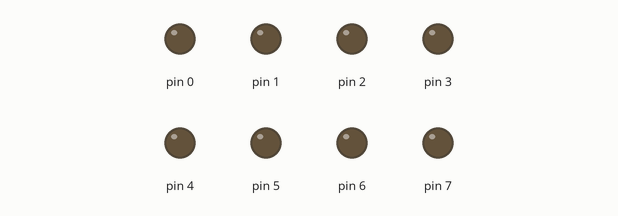
The sketch below on a simulated Arduino Uno, built with avr-gcc and run on an emulated ATmega328P. Parts: output pins drawn as LEDs (lit = HIGH).

Above: at 0.12 s.
At 4.87 s:
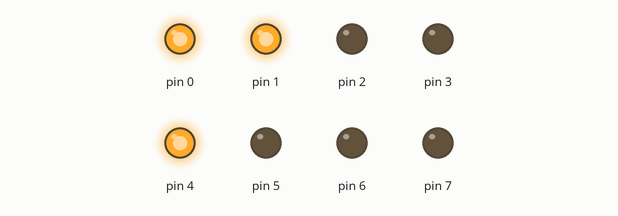
At 9.87 s:
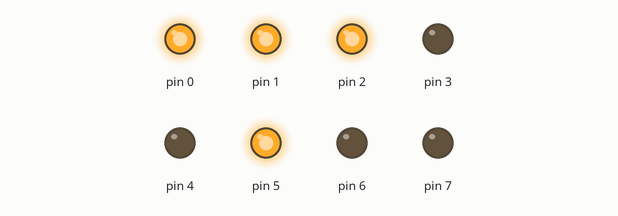
At 19.87 s:
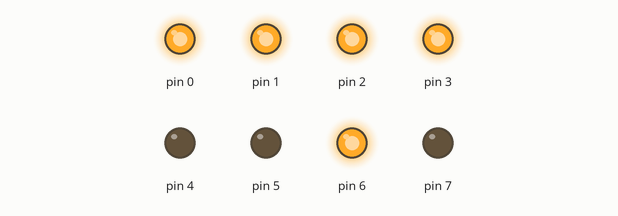
At 29.87 s:
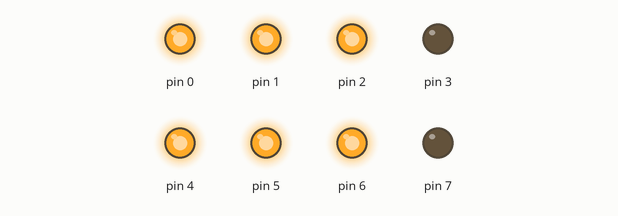
At 39.87 s:
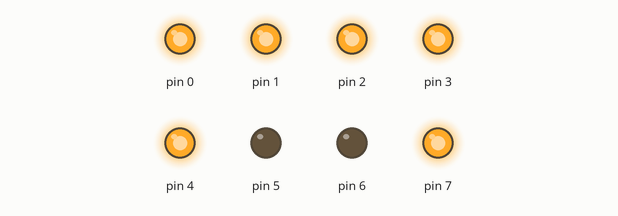
Timing chart, 0 to 40.0 s (numbered marks = the images above):
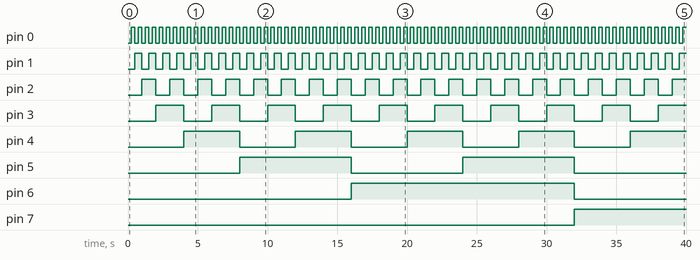

Measured:
- by itself, pin 0: alternates HIGH for 0.25 s and LOW for 0.25 s
- by itself, pin 1: alternates HIGH for 0.50 s and LOW for 0.50 s
- by itself, pin 2: alternates HIGH for 1.0 s and LOW for 1.0 s
- by itself, pin 3: alternates HIGH for 2.0 s and LOW for 2.0 s
- by itself, pin 4: alternates HIGH for 4.0 s and LOW for 4.0 s
- by itself, pin 5: alternates HIGH for 8.0 s and LOW for 8.0 s
- by itself, pin 6: LOW → HIGH at 16.0 s, → LOW 16.0 s later
- by itself, pin 7: LOW → HIGH at 32.0 s

The sketch:

binary_GPIO.ino
```cpp
// #include <stdint.h>
#define MX 8
#define TIME_INTERVAL 250
void setup() {
  DDRD = 0xff;
}
void loop() {
  for(uint8_t i = 0;; i++) { // 注意，程式會在這個 for 迴圈自旋
    PORTD = i;
    delay(TIME_INTERVAL);
  }
  // for(uint16_t i = 0; i < (1<<MX); i++) { // 避免自旋的寫法, 612 bytes
  //   PORTD = i;
  //   delay(TIME_INTERVAL);
  // }
}
// 使用 588 bytes
```
